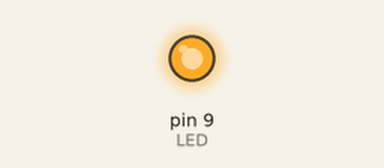
Bench run of a sketch on a simulated Arduino Uno, built with avr-gcc and run on an emulated ATmega328P. Parts: output pins drawn as LEDs (lit = HIGH). What the sketch prints to the serial monitor is not drawn.

Above: at 0.1 s.
At 1.0 s:
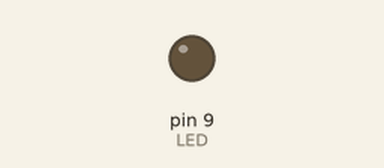
Timing chart, 0 to 10.5 s (numbered marks = the images above):
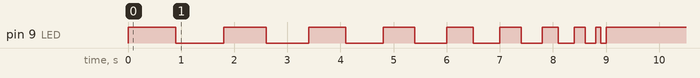

Measured:
- by itself, pin 9 (LED): LOW → HIGH at 0.00 s, → LOW 0.90 s later, → HIGH 0.90 s later, → LOW 0.80 s later, … (19 changes in this stretch)

The sketch:

Blink_LED.ino
```cpp
int LED = 9;
int counter = 0;

void setup() {
  pinMode(LED, OUTPUT);
  Serial.begin(9600);
}

void loop() {
  counter = counter + 100; // adding one every loop
  Serial.print("BLink Number #");
  Serial.println(counter);
  digitalWrite(LED,HIGH);
  delay(1000-counter);
  digitalWrite(LED,LOW);
  delay(1000-counter);
}
```
